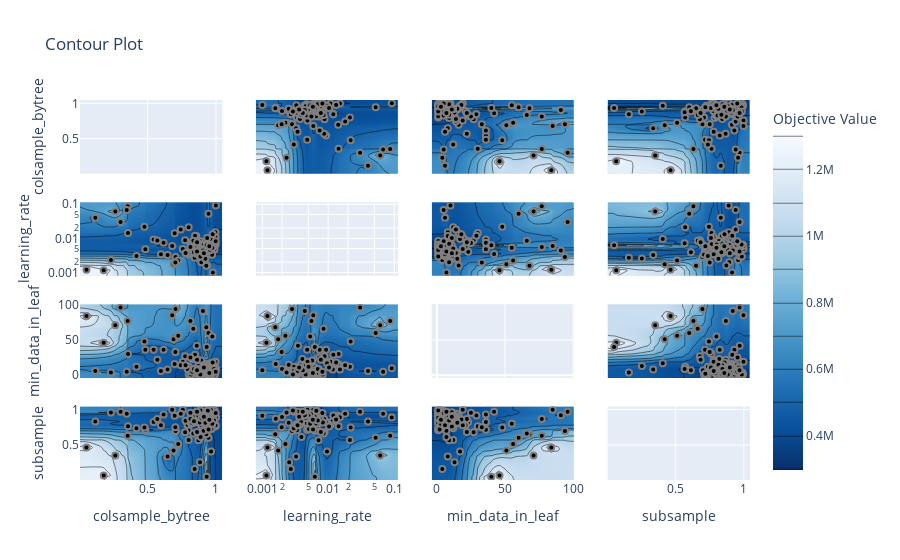

Source (notebook cell):
### Code cell
optuna.visualization.plot_contour(study, params=['colsample_bytree', 'learning_rate', 'min_data_in_leaf', 'subsample'])
